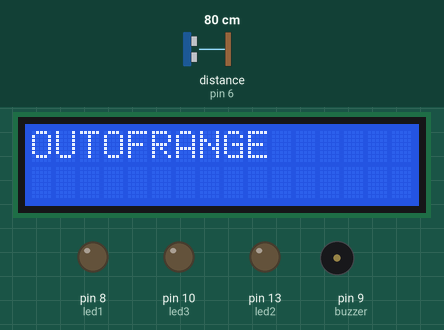
A sketch run on a simulated Arduino Uno, built with avr-gcc and run on an emulated ATmega328P. Parts: 16×2 character LCD, output pins drawn as LEDs (lit = HIGH), buzzer (waves = sounding). Wiring (inferred from the names in the program): ultrasonic range finder: trigger pin 7; echo pin 6. Inputs (shaded band) come from the test bench; at power-on: distance to the obstacle (sensor on pin 6) 80 cm. The echo pulse lasts 58.3 µs per cm; pins used as bus, display or sensor lines are not drawn; what the sketch prints to the serial monitor is not drawn.

Above: at 1.2 s.
1.3 s: distance to the obstacle (sensor on pin 6) set to 67 cm
3.2 s: distance to the obstacle (sensor on pin 6) set to 56 cm
At 5.1 s:
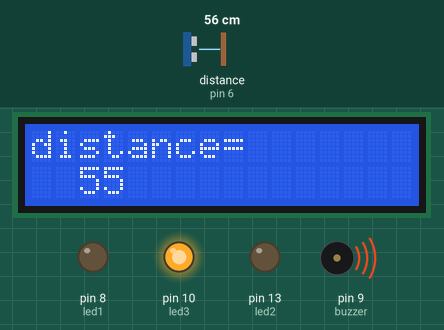
5.6 s: distance to the obstacle (sensor on pin 6) set to 45 cm
At 7.1 s:
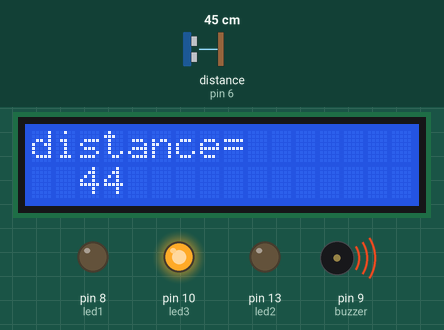
7.6 s: distance to the obstacle (sensor on pin 6) set to 38 cm
At 9.2 s:
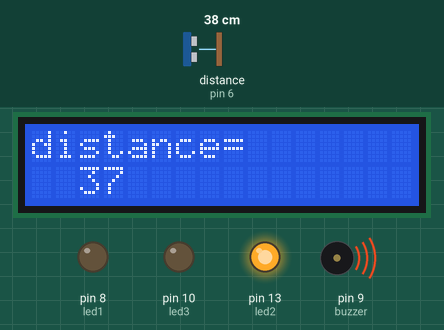
9.6 s: distance to the obstacle (sensor on pin 6) set to 25 cm
At 11.2 s:
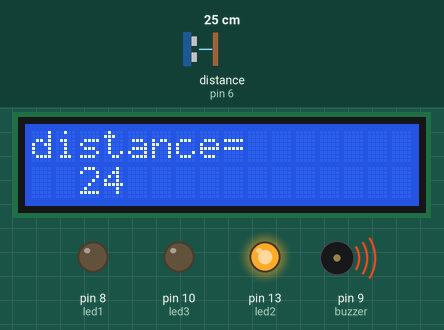
11.6 s: distance to the obstacle (sensor on pin 6) set to 19 cm
At 13.2 s:
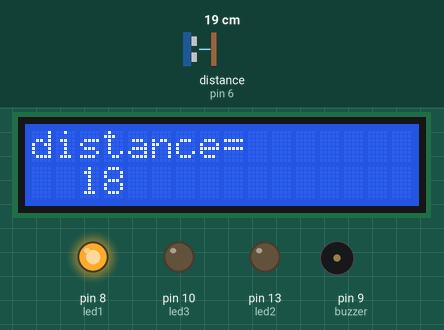
Timing chart, 0 to 14.6 s (numbered marks = the images above; inputs shaded):
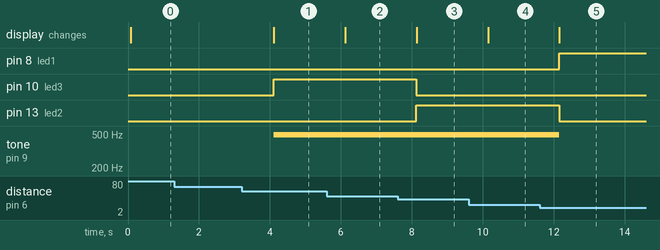

Measured:
- the behaviour switches between 62 and 61 cm on distance to the obstacle (sensor on pin 6) (found by bisection; images 0 and 1)
- the behaviour switches between 42 and 41 cm on distance to the obstacle (sensor on pin 6) (found by bisection; images 2 and 3)
- the behaviour switches between 22 and 21 cm on distance to the obstacle (sensor on pin 6) (found by bisection; images 4 and 5)
- after the input at 1.3 s, every drawn part: stays the same
- after the input at 3.2 s, pin 10 (led3): LOW → HIGH after 0.90 s; tone on pin 9 (buzzer): silent → 490 Hz after 0.91 s; the display: changes after 0.91 s (image 1)
- after the input at 5.6 s, the display: changes after 0.52 s (image 2)
- after the input at 7.6 s, pin 10 (led3): HIGH → LOW after 0.53 s; pin 13 (led2): LOW → HIGH after 0.53 s; the display: changes after 0.54 s (image 3)
- after the input at 9.6 s, the display: changes after 0.55 s (image 4)
- after the input at 11.6 s, pin 8 (led1): LOW → HIGH after 0.56 s; pin 13 (led2): HIGH → LOW after 0.56 s; tone on pin 9 (buzzer): 490 Hz → silent after 0.56 s; the display: changes after 0.56 s (image 5)

The sketch:

Home_Security.ino
```cpp
#include<LiquidCrystal.h>
#define trigPin 7
#define echoPin 6
#define led1 8
#define led2 13
#define led3 10
#define buzzer 9
LiquidCrystal lcd(12,11,5,4,3,2);
void setup() {
  Serial.begin(9600);
  lcd.begin(16,2);
  pinMode(trigPin,OUTPUT);
  pinMode(echoPin,INPUT);
  pinMode(led1,OUTPUT);
  pinMode(led2,OUTPUT);
  pinMode(led3,OUTPUT);
  pinMode(buzzer,OUTPUT);

}

void loop() {
  // put your main code here, to run repeatedly:
  long duration,distance;
  digitalWrite(trigPin,LOW);
  delayMicroseconds(2);
  digitalWrite(trigPin,HIGH);
  delayMicroseconds(10);
  digitalWrite(trigPin,LOW);
  duration=pulseIn(echoPin,HIGH);
  distance=(duration/2)/29.1;
  if(distance<=60&&distance>40)
  {
    digitalWrite(led3,HIGH);
    digitalWrite(led1,LOW);
    digitalWrite(led2,LOW);
    Serial.print("distance=");
    Serial.println(distance);
    lcd.clear();
    lcd.setCursor(0,0);
    lcd.print("distance=");
    lcd.setCursor(2,1);
    lcd.print(distance);
    analogWrite(buzzer,10);
    delay(1000);
  }
  else if(distance<=40&&distance>20)
  {
    digitalWrite(led2,HIGH);
    digitalWrite(led3,LOW);
    digitalWrite(led1,LOW);
    Serial.print("distance=");
    Serial.println(distance);
    lcd.clear();
    lcd.setCursor(0,0);
    lcd.print("distance=");
    lcd.setCursor(2,1);
    lcd.print(distance);
    analogWrite(buzzer,100);
    delay(1000);
  }
  else if(distance<=20&&distance>0)
  {
    digitalWrite(led1,HIGH);
    digitalWrite(led2,LOW);
    digitalWrite(led3,LOW);
    Serial.print("distance=");
    Serial.println(distance);
    lcd.clear();
    lcd.setCursor(0,0);
    lcd.print("distance=");
    lcd.setCursor(2,1);
    lcd.print(distance);
    analogWrite(buzzer,300);
    delay(1000);

  }
  else if(distance>60||distance<0)
  {
    digitalWrite(led1,LOW);
    digitalWrite(led2,LOW);
    digitalWrite(led3,LOW);
    Serial.println("outofrange");
    lcd.clear();
    lcd.setCursor(0,0);
    lcd.print("OUTOFRANGE");
    analogWrite(buzzer,0);
    delay(1000);
  }

}
```
